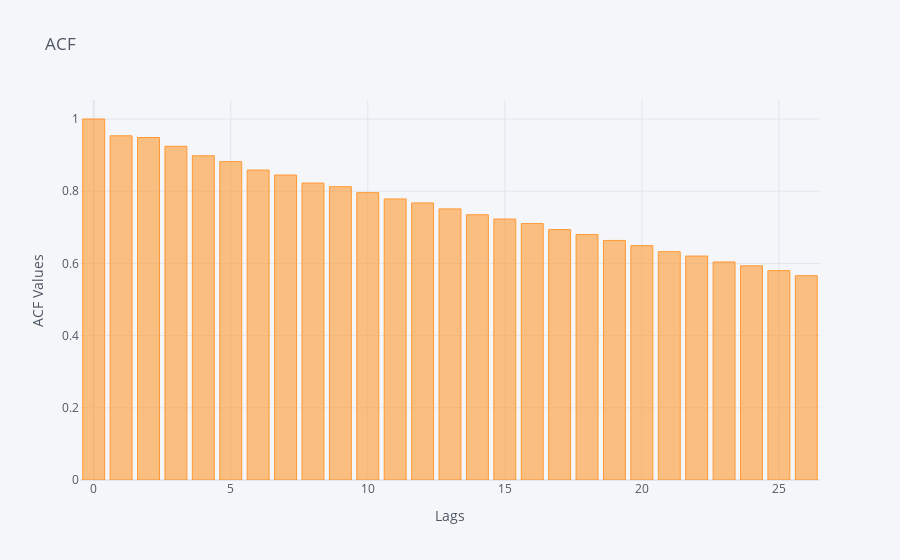
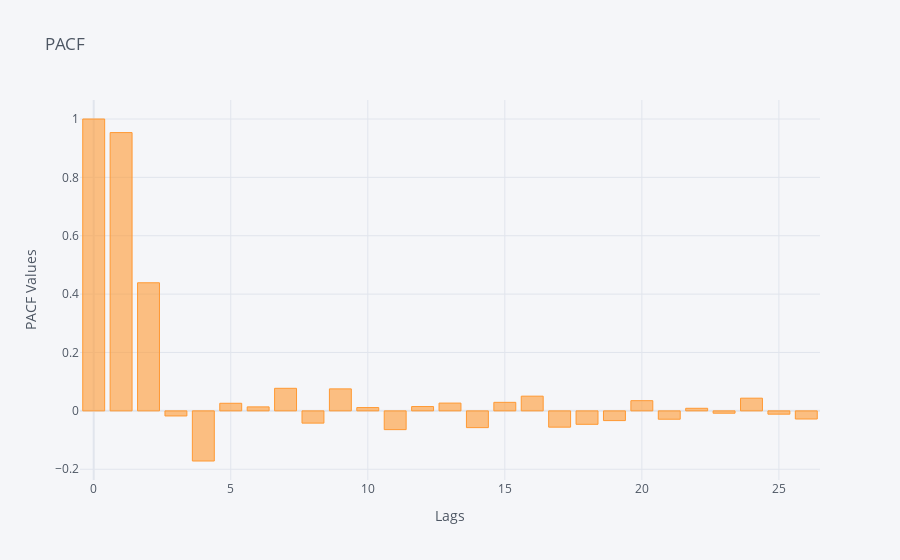

Notebook code for these charts, in order:
### Code cell
from statsmodels.tsa.stattools import acf, pacf
import numpy as np
# Очистка данных от пропусков
data_clean = data['numb'].dropna()

# Вычисление ACF и PACF
lags = 26  # Для 24 часа
acf_values = acf(data_clean, nlags=lags)
pacf_values = pacf(data_clean, nlags=lags, method='ols')

# Создание DataFrame для ACF и PACF
df_acf = pd.DataFrame({'lags': np.arange(0, lags+1), 'acf': acf_values})
df_pacf = pd.DataFrame({'lags': np.arange(0, lags+1), 'pacf': pacf_values})

# Визуализация ACF
df_acf.iplot(kind='bar', x='lags', y='acf', title='ACF', xTitle='Lags', yTitle='ACF Values')

# Визуализация PACF
df_pacf.iplot(kind='bar', x='lags', y='pacf', title='PACF', xTitle='Lags', yTitle='PACF Values')

### Figure 1 — Plotly figure (JSON) as saved in the notebook; plotly's stock layout.template omitted (floating-point values rounded to 4 significant figures)
{"data": [{"marker": {"color": "rgba(255, 153, 51, 0.6)", "line": {"color": "rgba(255, 153, 51, 1.0)", "width": 1}}, "name": "acf", "orientation": "v", "text": "", "type": "bar", "x": [0, 1, 2, 3, 4, 5, 6, 7, 8, 9, 10, 11, 12, 13, 14, 15, 16, 17, 18, 19, 20, 21, 22, 23, 24, 25, 26], "y": [1, 0.9535, 0.9487, 0.9243, 0.8982, 0.8819, 0.8585, 0.8448, 0.8225, 0.8125, 0.796, 0.7786, 0.7675, 0.751, 0.7348, 0.7229, 0.7103, 0.6936, 0.6798, 0.6636, 0.6492, 0.6324, 0.6204, 0.604, 0.5932, 0.58, 0.5658]}], "layout": {"legend": {"bgcolor": "#F5F6F9", "font": {"color": "#4D5663"}}, "paper_bgcolor": "#F5F6F9", "plot_bgcolor": "#F5F6F9", "title": {"font": {"color": "#4D5663"}, "text": "ACF"}, "xaxis": {"gridcolor": "#E1E5ED", "showgrid": true, "tickfont": {"color": "#4D5663"}, "title": {"font": {"color": "#4D5663"}, "text": "Lags"}, "zerolinecolor": "#E1E5ED"}, "yaxis": {"gridcolor": "#E1E5ED", "showgrid": true, "tickfont": {"color": "#4D5663"}, "title": {"font": {"color": "#4D5663"}, "text": "ACF Values"}, "zerolinecolor": "#E1E5ED"}}}

### Figure 2 — Plotly figure (JSON) as saved in the notebook; plotly's stock layout.template omitted (floating-point values rounded to 4 significant figures)
{"data": [{"marker": {"color": "rgba(255, 153, 51, 0.6)", "line": {"color": "rgba(255, 153, 51, 1.0)", "width": 1}}, "name": "pacf", "orientation": "v", "text": "", "type": "bar", "x": [0, 1, 2, 3, 4, 5, 6, 7, 8, 9, 10, 11, 12, 13, 14, 15, 16, 17, 18, 19, 20, 21, 22, 23, 24, 25, 26], "y": [1, 0.9535, 0.4389, -0.01749, -0.1718, 0.026, 0.01362, 0.07728, -0.04201, 0.0753, 0.01128, -0.06437, 0.01478, 0.02664, -0.05747, 0.02923, 0.05034, -0.0559, -0.04609, -0.03337, 0.03496, -0.02867, 0.008802, -0.008057, 0.04344, -0.01138, -0.02789]}], "layout": {"legend": {"bgcolor": "#F5F6F9", "font": {"color": "#4D5663"}}, "paper_bgcolor": "#F5F6F9", "plot_bgcolor": "#F5F6F9", "title": {"font": {"color": "#4D5663"}, "text": "PACF"}, "xaxis": {"gridcolor": "#E1E5ED", "showgrid": true, "tickfont": {"color": "#4D5663"}, "title": {"font": {"color": "#4D5663"}, "text": "Lags"}, "zerolinecolor": "#E1E5ED"}, "yaxis": {"gridcolor": "#E1E5ED", "showgrid": true, "tickfont": {"color": "#4D5663"}, "title": {"font": {"color": "#4D5663"}, "text": "PACF Values"}, "zerolinecolor": "#E1E5ED"}}}
